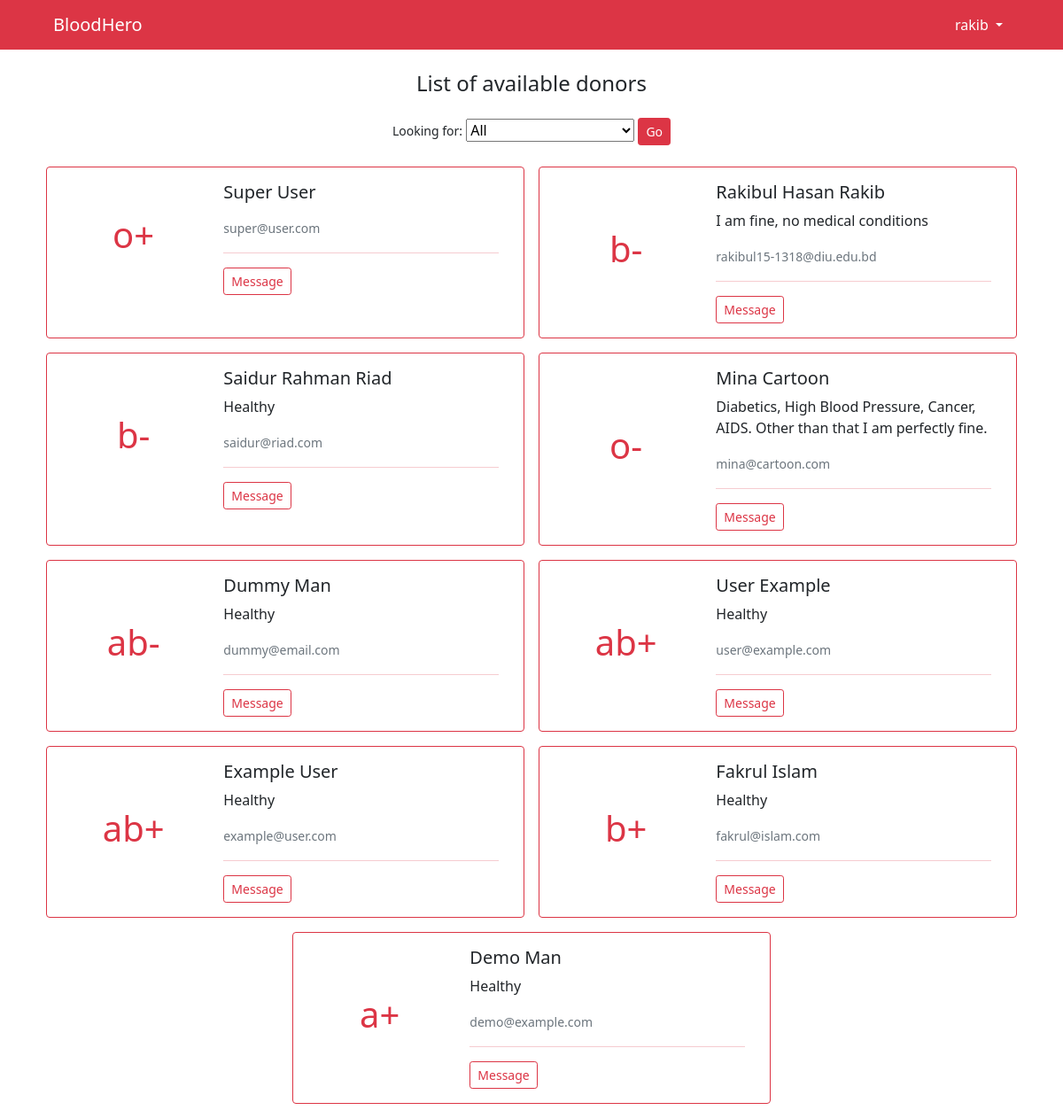
The app's page /dashboard/ (signed in) with its own data.
### donors/models.py (models this page shows, shortened)
class DonorSignup(AbstractBaseUser):
    email = models.EmailField(verbose_name='email', max_length=60, unique=True)
    username = models.CharField(max_length=30, unique=True)
    date_joined = models.DateTimeField(verbose_name='date joined', auto_now_add=True)
    last_login = models.DateTimeField(verbose_name='last login', auto_now=True)
    is_admin = models.BooleanField(default=False)
    is_active = models.BooleanField(default=True)
    is_superuser = models.BooleanField(default=False)
    is_staff = models.BooleanField(default=False)
    USERNAME_FIELD = 'email'
    REQUIRED_FIELDS = ['username']
    objects = MyDonorManager()

class Profile(models.Model):
    name = models.CharField(max_length=60)
    email = models.EmailField(max_length=60)
    age = models.PositiveIntegerField()
    gender = models.CharField(max_length=6, choices=gender_choice, default='Male')
    phone = models.CharField(max_length=20)
    blood_group = models.CharField(max_length=21, choices=blood_choices)
    info = models.TextField(max_length=400, blank=True)
    donor = models.ForeignKey(DonorSignup, on_delete=models.CASCADE)

### donors/views.py (the view)
# urls.py: path('dashboard/', dashboard, name='dashboard'),
@login_required
def dashboard(request):
    print(request.GET.get('bl_group'))
    if(request.GET.get('bl_group') == 'all'):
        data = Profile.objects.all()
    elif(request.GET.get('bl_group') is None):
        data = Profile.objects.all()
    else:
        data = Profile.objects.filter(blood_group=request.GET.get('bl_group'))
    if Profile.objects.filter(donor=request.user).exists():
        return render(request, 'navigation/dashboard.html', {'data':data})
    else:
        return redirect('profile')

### donors/templates/navigation/dashboard.html (shortened to what this page needs)
{% extends 'base.html' %}
{% block content %}
<h4 class="text-center mt-4">List of available donors</h4>
<div class="ms-auto text-center my-4">
  <form method="GET">
    <label class="small" for="bl_group">Looking for: </label>
    <select name="bl_group">
      <option value="all">All</option>
    </select>
    <button type="submit" class="btn btn-danger btn-sm">Go</button>
  </form>
</div>
<div class="mt-2 container">
  <div class="row row-cols-2 d-flex justify-content-center">
    {% for people in data %}
      {% if people.email != request.user.email %}
      <div class="card border-danger mb-3 col mx-2" style="max-width: 540px;">
        <div class="row g-0">
          <div class="col-md-4 d-flex justify-content-center align-items-center">
            <h1 class="text-danger">{{ people.blood_group }}</h1>
          </div>
          <div class="col-md-8">
            <div class="card-body">
              <h5 class="card-title">{{people.name}}</h5>
              <p class="card-text">{{ people.info }}</p>
              <p class="card-text"><small class="text-muted">{{ people.email }}</small></p>
              <hr class="bg-danger">
              <a href="{% url 'mail' people.id %}" class="btn btn-outline-danger btn-sm">Message</a>
            </div>
          </div>
        </div>
      </div>
      {% endif %}
      {% endfor %}
  </div>
</div>
{% endblock content %}

### donors/templates/base.html (shortened to what this page needs)
{% load static %}
<!doctype html>
<html lang="en">
  <head>
    <link href="https://cdn.jsdelivr.net/npm/bootstrap@5.0.0-beta1/dist/css/bootstrap.min.css" rel="stylesheet">
  </head>
  <body>
    {% if request.user.is_authenticated %}
    <nav class="navbar navbar-expand-lg navbar-dark bg-danger">
      <div class="container-fluid">
        <a class="navbar-brand ms-md-5" href="{% url 'dashboard' %}">BloodHero</a>
        <div class="collapse navbar-collapse" id="navbarSupportedContent">
          <div class="ms-auto me-md-5">
            <ul class="navbar-nav me-auto mb-2 mb-lg-0">
              <li class="nav-item dropdown">
                <a class="nav-link dropdown-toggle" style="color:white;" href="#" id="navbarDropdown" role="button" data-bs-toggle="dropdown" aria-expanded="false">
                  {{ request.user.username }}
                </a>
              </li>
            </ul>
          </div>
        </div>
      </div>
    </nav>
    {% endif %}
    {% block content %}
    {% endblock content %}
  </body>
</html>

### records on screen
DonorSignup: user.username "rakib"
Profile: blood_group "o+", name "Super User", email "super@user.com"
Profile: blood_group "b-", name "Rakibul Hasan Rakib", info "I am fine, no medical conditions", email "rakibul15-1318@diu.edu.bd"
Profile: blood_group "b-", name "Saidur Rahman Riad", info "Healthy", email "saidur@riad.com"
Profile: blood_group "o-", name "Mina Cartoon", info "Diabetics, High Blood Pressure, Cancer, AIDS. Other than that I am perfectly fine.", email "mina@cartoon.com"
Profile: blood_group "ab-", name "Dummy Man", info "Healthy", email "dummy@email.com"
Profile: blood_group "ab+", name "User Example", info "Healthy", email "user@example.com"
Profile: blood_group "ab+", name "Example User", info "Healthy", email "example@user.com"
Profile: blood_group "b+", name "Fakrul Islam", info "Healthy", email "fakrul@islam.com"
Profile: blood_group "a+", name "Demo Man", info "Healthy", email "demo@example.com"
